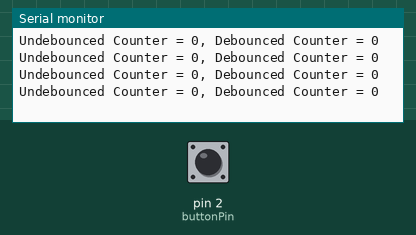
This sketch was run on a simulated Arduino Uno, built with avr-gcc and run on an emulated ATmega328P. On the bench: the last lines printed to the serial monitor. The inputs (shaded band) are chosen by the test bench; at power-on: pin 2 (buttonPin) HIGH.

Above: at 1.2 s.
1.3 s: pin 2 (buttonPin) pulled LOW for 0.15 s
At 1.68 s:
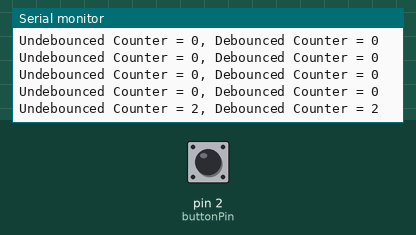
2.9 s: pin 2 (buttonPin) pulled LOW for 1 s
At 3.18 s:
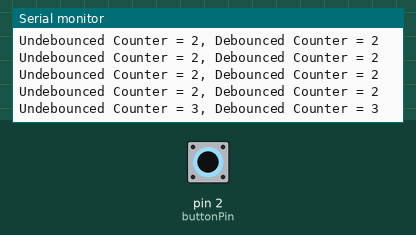
5.4 s: pin 2 (buttonPin) pulled LOW for 0.15 s
At 5.68 s:
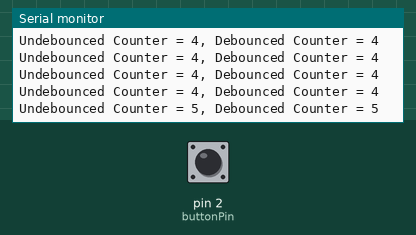
Timing chart, 0 to 8.4 s (numbered marks = the images above; inputs shaded):
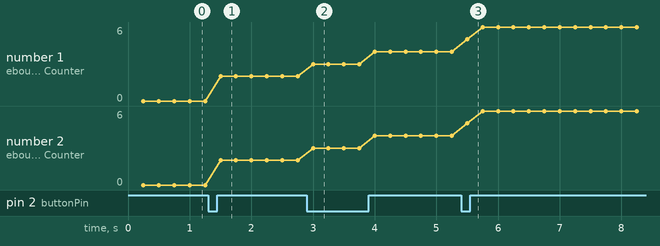

The sketch:

BounceDemo.ino
```cpp
// Code template for the switch debounce exercise
//
// Author: Ben Taylor
// University of Sheffield
// Date: September 2021
//
// This is a partially completed code template for the switch debounce exercise of the
// Introduction to Arduino: – Digital I/O activity

// assign the pin number for the button input
const byte buttonPin = 2;

// display timer store
unsigned long lastDisplay = 0;

// Initialise button state variables
// the current reading from the input pin
int buttonState = HIGH;
// the previous reading from the input pin
int lastButtonState = LOW;

int buttonRead = HIGH;

// the following variables are unsigned longs because the time, measured in
// milliseconds, will quickly become a bigger number than can be stored in an int.
unsigned long lastDebounceTime = 0;  // the last time the output pin was toggled
unsigned long debounceDelay = 100;   // the debounce time; increase if the output flickers


// counter for debounced events
int debouncedCounter = 0;

// counter for bounced events
// unDebouncedCounter is used within an interrupt, hence the volatile keyword
// is required to allow the variable to be updated outside of the main program flow
volatile unsigned int unDebouncedCounter = 0;

// ----------------------------------------------
// Setup function is run once at the start of program execution
void setup() {

  // initialise the display timer variable value
  lastDisplay = millis();

  // initialize serial communication at 9600 bits per second:
  Serial.begin(9600);

  // initialize the pushbutton pin as an input:
  pinMode(buttonPin, INPUT_PULLUP);

  // configure an interrupt on a change in value of the buttonPin
  // The pinInterruptHandler function will run each time a change in value is
  // detected on the pin
  attachInterrupt(digitalPinToInterrupt(buttonPin), pinInterruptHandler, CHANGE);
}

void loop() {

  lastButtonState = buttonRead;
  buttonRead = digitalRead(buttonPin);

  // *************************************************************
  // Add your user code between these two starred lines


  if(lastButtonState != buttonRead &&lastDisplay-lastDebounceTime>debounceDelay){
    debouncedCounter++;
  }


  // *************************************************************
  // The remaining portion of the loop() function displays the values of the
  // unDebouncedCounter and debouncedCounter variables onto the serial monitor
  // approximately every 250ms


  // Display the bounce counters every 250ms
  if (millis() >= lastDisplay + 250) {
    // set lastDisplay to the current millis() time
    lastDisplay = millis();

    // write the counter values to the serial monitor;
    Serial.print("Undebounced Counter = ");
    Serial.print(unDebouncedCounter);
    Serial.print(", Debounced Counter = ");
    Serial.print(debouncedCounter);
    Serial.println("        ");
  }
}


// ------------------------------------------------
// Interrupt service routine assigned to the buttonPin interrupt
void pinInterruptHandler(void) {

  // Increment the unDebouncedCounter
  unDebouncedCounter++;
}
```

Measured:
- after the input at 1.3 s, the serial monitor: prints a new line after 0.20 s (image 1)
- after the input at 2.9 s, the serial monitor: prints a new line after 0.10 s (image 2)
- after the input at 5.4 s, the serial monitor: prints a new line after 0.10 s (image 3)
- plotted number 1: 0 → 2 after the input at 1.3 s, 2 → 4 after the input at 2.9 s, 4 → 6 after the input at 5.4 s
- plotted number 2: 0 → 2 after the input at 1.3 s, 2 → 4 after the input at 2.9 s, 4 → 6 after the input at 5.4 s
